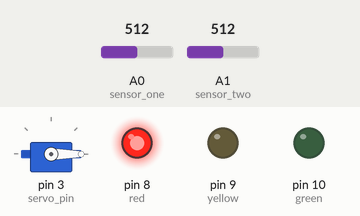
Recording of a sketch running on a simulated Arduino Uno, built with avr-gcc and run on an emulated ATmega328P. On the bench: servo, output pins drawn as LEDs (lit = HIGH). Inputs (shaded band) come from the test bench; at power-on: A0 (sensor_one) = 512, A1 (sensor_two) = 512.

Above: at 1.2 s.
1.3 s: A0 (sensor_one) set to 319
2.8 s: A0 (sensor_one) set to 283
At 4.0 s:
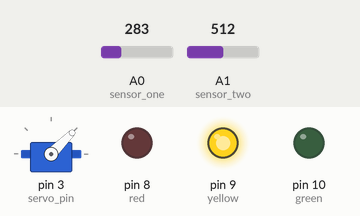
4.3 s: A1 (sensor_two) set to 161
5.8 s: A1 (sensor_two) set to 141
At 6.4 s:
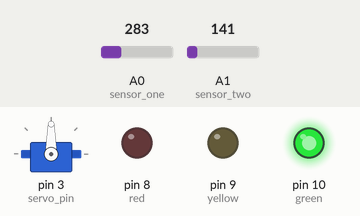
7.3 s: A1 (sensor_two) set to 160
At 7.6 s:
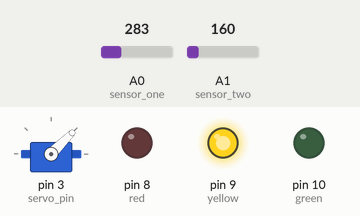
8.8 s: A1 (sensor_two) set to 140
At 9.9 s:
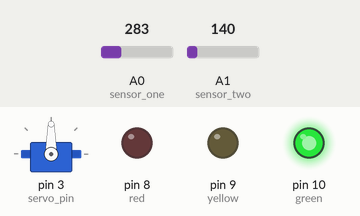
Timing chart, 0 to 11.3 s (numbered marks = the images above; inputs shaded):
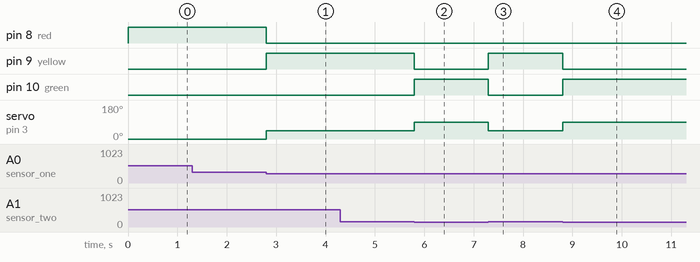

The sketch:

Traffic_Light_Sensors.ino
```cpp
#include <Servo.h>

//sensors
int sensor_one = 0;
int sensor_two = 1;

//Lights

int yellow = 9;
int green = 10;
int red = 8;

//Servo pins

int servo_pin = 3;
int angle = 0;
Servo servo;
int red_angle = 90;
int yellow_angle = 45;
int green_angle = 0;

void setup() {
  // put your setup code here, to run once:
  analogReference(DEFAULT);
  servo.attach(servo_pin);
  pinMode(yellow, OUTPUT);
  pinMode(green, OUTPUT);
  pinMode(red, OUTPUT);
}

void loop() {
  // put your main code here, to run repeatedly:
   int val_one = analogRead(sensor_one);
   int val_two = analogRead(sensor_two);
  if (val_one <= 150 or val_two <= 150)
  {
    digitalWrite(red,LOW);
    digitalWrite(green, HIGH);
    digitalWrite(yellow, LOW);
    servo.write(red_angle);
  }
  else if ((val_one > 150 and val_one <= 300) or (val_two > 150 and val_two <= 300))
  {
    digitalWrite(red, LOW);
    digitalWrite(green, LOW);
    digitalWrite(yellow, HIGH);
    servo.write(yellow_angle);
  }
  else
  {
    digitalWrite(red, HIGH);
    digitalWrite(green, LOW);
    digitalWrite(yellow, LOW);
    servo.write(green_angle);
  }
}
```

Measured:
- the behaviour switches between 301 and 300 on A0 (sensor_one) (found by bisection; images 0 and 1)
- the behaviour switches between 151 and 150 on A1 (sensor_two) (found by bisection; images 1 and 2)
- after the input at 1.3 s, every drawn part: stays the same
- after the input at 2.8 s, pin 8 (red): HIGH → LOW at once; pin 9 (yellow): LOW → HIGH at once; servo on pin 3 (servo_pin): 0° → 45° at once
- after the input at 4.3 s, every drawn part: stays the same
- after the input at 5.8 s, pin 9 (yellow): HIGH → LOW at once; pin 10 (green): LOW → HIGH at once; servo on pin 3 (servo_pin): 45° → 90° at once
- after the input at 7.3 s, pin 9 (yellow): LOW → HIGH at once; pin 10 (green): HIGH → LOW at once; servo on pin 3 (servo_pin): 90° → 45° at once
- after the input at 8.8 s, pin 9 (yellow): HIGH → LOW at once; pin 10 (green): LOW → HIGH at once; servo on pin 3 (servo_pin): 45° → 90° at once
